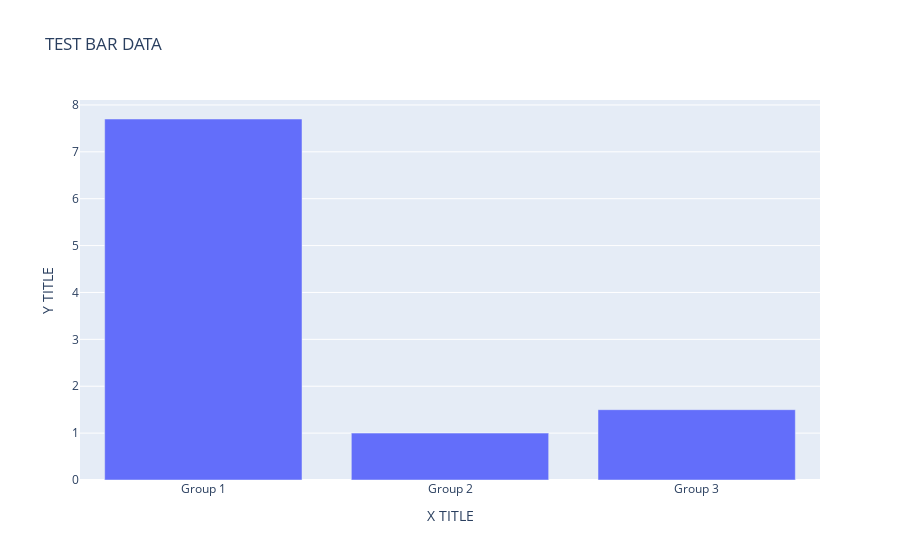

This figure's notebook cell:
### Code cell
title1= "TEST BAR DATA"
x_title1="X TITLE"
y_title1="Y TITLE"

x_vals=["Group 1",
        "Group 2",
        "Group 3"
       ]
y_vals=[7.7,
        1.0,
        1.5,
       ]


fig = go.Figure()

fig.add_trace(go.Bar(x=x_vals, y=y_vals,
                    )
             )
fig.update_layout(
    title=title1,
    xaxis_title=x_title1,
    yaxis_title=y_title1,
)
fig.show()

### Figure 1 — Plotly figure (JSON) as saved in the notebook; plotly's stock layout.template omitted (floating-point values rounded to 4 significant figures)
{"data": [{"type": "bar", "x": ["Group 1", "Group 2", "Group 3"], "y": [7.7, 1, 1.5]}], "layout": {"title": {"text": "TEST BAR DATA"}, "xaxis": {"title": {"text": "X TITLE"}}, "yaxis": {"title": {"text": "Y TITLE"}}}}
